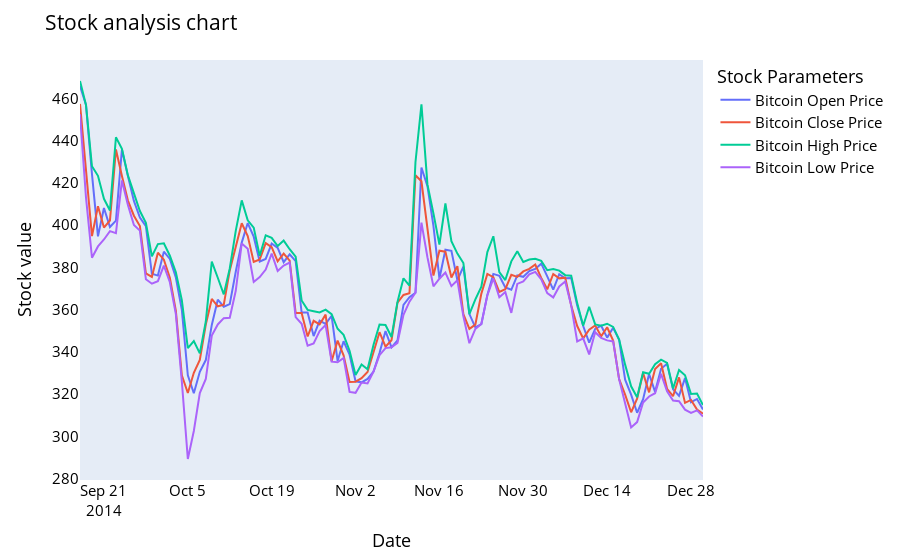

This figure's notebook cell:
### Code cell
fig = px.line(y_2014, x='Date', y=['Open', 'Close', 'High', 'Low'],
              labels={'Date': 'Date', 'value': 'Stock value'})
fig.update_layout(
    title_text='Stock analysis chart',
    font_size=15,
    font_color='black',
    legend_title_text='Stock Parameters'
)

# Update the trace names
fig.for_each_trace(lambda t: t.update(name=next(names)))

# Update the axes to hide the grid
fig.update_xaxes(showgrid=False)
fig.update_yaxes(showgrid=False)

# Show the plot
fig.show()
